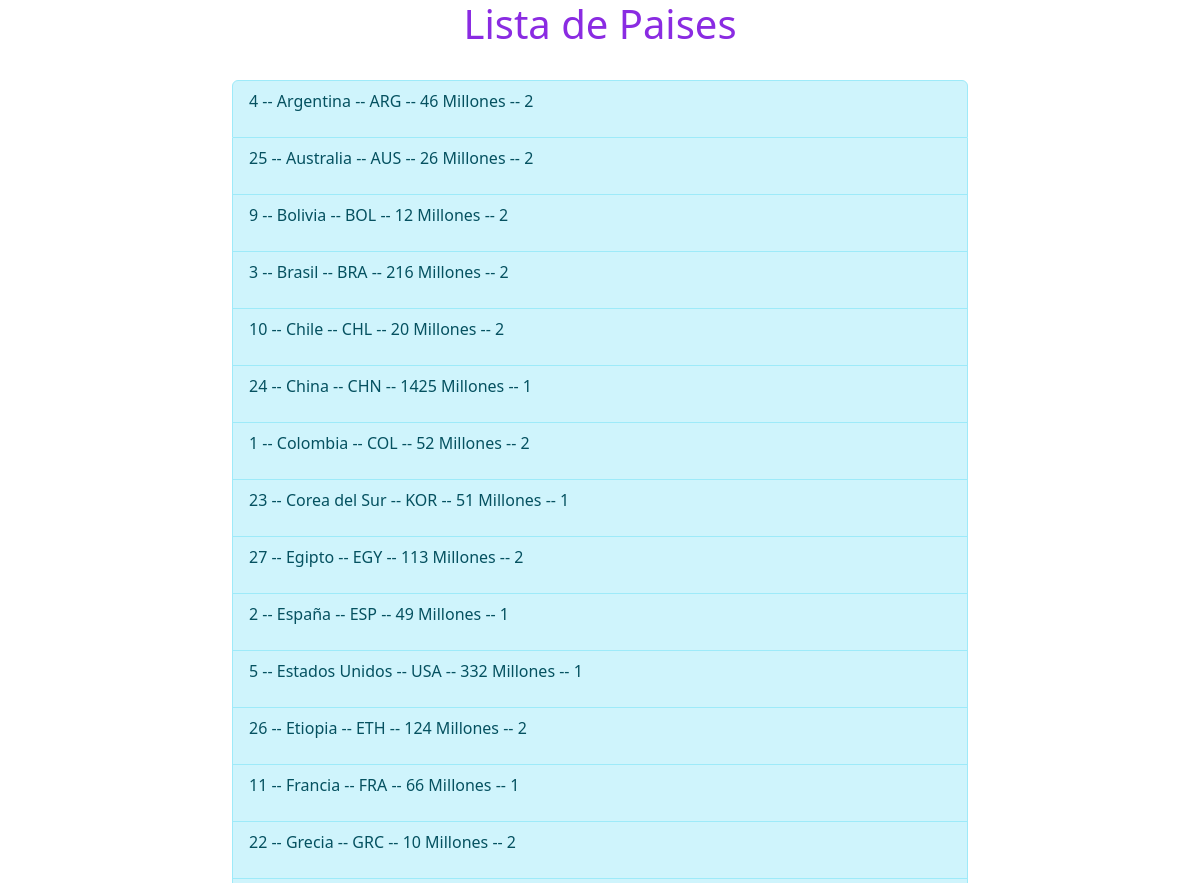
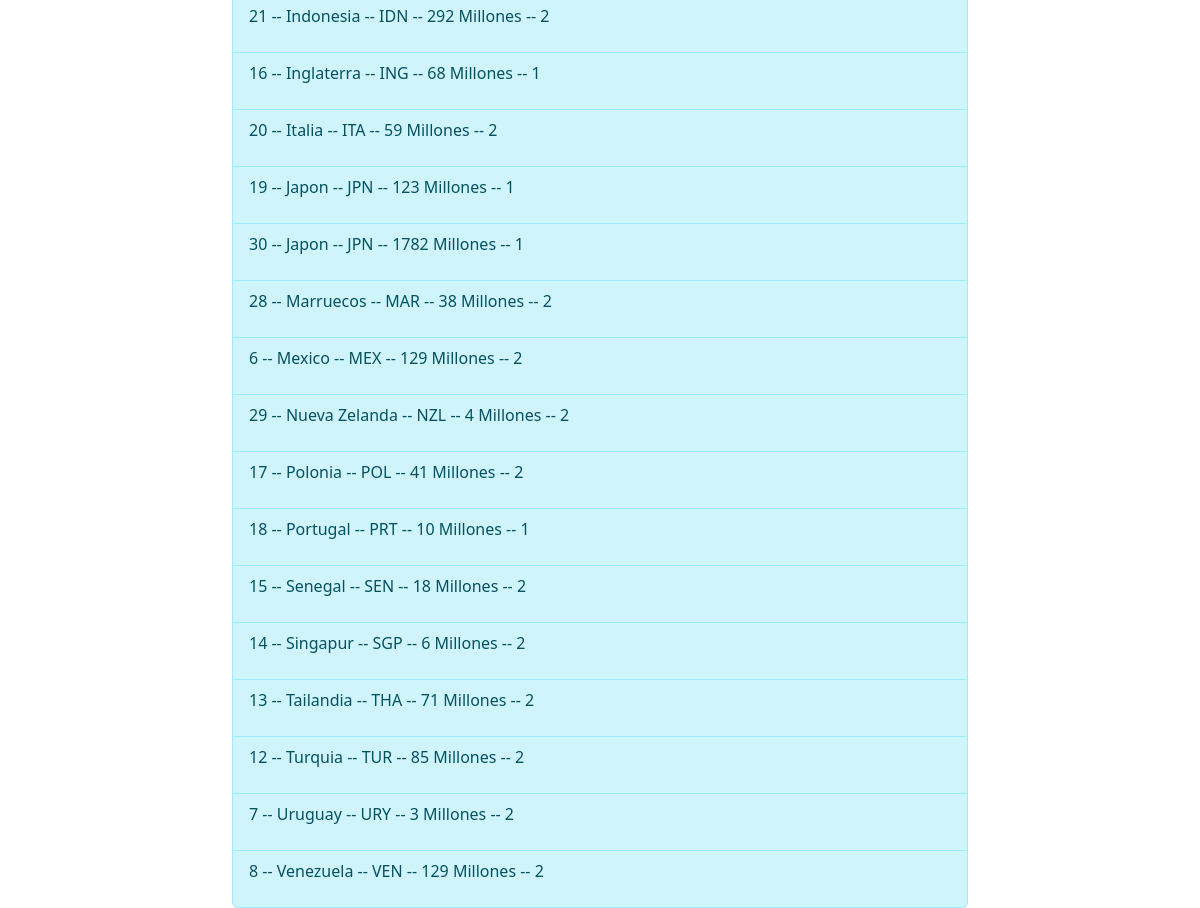
The app's page /Pais/ with its own data (2 pictures, top to bottom).
### Aplicaciones/Pais/models.py (models this page shows)
class Pais (models.Model):
    Tipo_Choices = (
        ('1', 'Desarrollado'),
        ('2', 'Sub-Desarrollado'),
    )
    Nombre = models.CharField('Nombre del Pais', max_length=60)
    Codigo = models.CharField('Codigo del Pais', max_length=3)
    Poblacion = models.IntegerField('N° Poblacion del Pais', default=1)
    Tipo = models.CharField('Tipo de Pais', max_length=1, choices=Tipo_Choices)
    Continente = models.ManyToManyField(Continente)
    class Meta:
        verbose_name = 'Pais'
        verbose_name_plural = 'Paises'
        ordering = ['Nombre']
    def __str__(self) -> str:
        return str(self.id)+' -- '+self.Nombre+' -- '+self.Codigo+' -- '+str(self.Poblacion)+' Millones -- '+self.Tipo

### Aplicaciones/Pais/views.py (the view)
# urls.py: path('Pais/', views.ListarPais.as_view()),
class ListarPais(ListView):
    template_name = 'Pais/ListarPais.html'
    model = Pais
    context_object_name = 'Paises'

### templates/Pais/ListarPais.html (shortened to what this page needs)
<!DOCTYPE html>
<html lang="es">
<head>
    <link href="https://cdn.jsdelivr.net/npm/bootstrap@5.3.2/dist/css/bootstrap.min.css" rel="stylesheet"
>
</head>
<body>
    <div class="container">
        <div class="row d-flex justify-content-center mb-4">
            <div class="col-8">
                <h1 class="text-center texttitulo">
                </h1>
            </div>
        </div>
        <div class="row d-flex justify-content-center">
            <div class="col-8">
                <ul class="list-group">
                    {% for Pais in Paises %}
                    <li class="list-group-item list-group-item-action list-group-item-info ">
                        <p>{{Pais}}</p>
                    </li>
                    {% endfor %}
                </ul>
            </div>
        </div>
    </div>
</body>
</html>

### templates/Pais/ListarPais.html (style rules this page uses)
.texttitulo { color: blueviolet; }

### records on screen
Pais: id+Nombre+Codigo "4 -- Argentina -- ARG -- 46 Millones -- 2"
Pais: id+Nombre+Codigo "25 -- Australia -- AUS -- 26 Millones -- 2"
Pais: id+Nombre+Codigo "9 -- Bolivia -- BOL -- 12 Millones -- 2"
Pais: id+Nombre+Codigo "3 -- Brasil -- BRA -- 216 Millones -- 2"
Pais: id+Nombre+Codigo "10 -- Chile -- CHL -- 20 Millones -- 2"
Pais: id+Nombre+Codigo "24 -- China -- CHN -- 1425 Millones -- 1"
Pais: id+Nombre+Codigo "1 -- Colombia -- COL -- 52 Millones -- 2"
Pais: id+Nombre+Codigo "23 -- Corea del Sur -- KOR -- 51 Millones -- 1"
Pais: id+Nombre+Codigo "27 -- Egipto -- EGY -- 113 Millones -- 2"
Pais: id+Nombre+Codigo "2 -- España -- ESP -- 49 Millones -- 1"
Pais: id+Nombre+Codigo "5 -- Estados Unidos -- USA -- 332 Millones -- 1"
Pais: id+Nombre+Codigo "26 -- Etiopia -- ETH -- 124 Millones -- 2"
Pais: id+Nombre+Codigo "11 -- Francia -- FRA -- 66 Millones -- 1"
Pais: id+Nombre+Codigo "22 -- Grecia -- GRC -- 10 Millones -- 2"
Pais: id+Nombre+Codigo "21 -- Indonesia -- IDN -- 292 Millones -- 2"
Pais: id+Nombre+Codigo "16 -- Inglaterra -- ING -- 68 Millones -- 1"
Pais: id+Nombre+Codigo "20 -- Italia -- ITA -- 59 Millones -- 2"
Pais: id+Nombre+Codigo "19 -- Japon -- JPN -- 123 Millones -- 1"
Pais: id+Nombre+Codigo "30 -- Japon -- JPN -- 1782 Millones -- 1"
Pais: id+Nombre+Codigo "28 -- Marruecos -- MAR -- 38 Millones -- 2"
Pais: id+Nombre+Codigo "6 -- Mexico -- MEX -- 129 Millones -- 2"
Pais: id+Nombre+Codigo "29 -- Nueva Zelanda -- NZL -- 4 Millones -- 2"
Pais: id+Nombre+Codigo "17 -- Polonia -- POL -- 41 Millones -- 2"
Pais: id+Nombre+Codigo "18 -- Portugal -- PRT -- 10 Millones -- 1"
Pais: id+Nombre+Codigo "15 -- Senegal -- SEN -- 18 Millones -- 2"
Pais: id+Nombre+Codigo "14 -- Singapur -- SGP -- 6 Millones -- 2"
Pais: id+Nombre+Codigo "13 -- Tailandia -- THA -- 71 Millones -- 2"
Pais: id+Nombre+Codigo "12 -- Turquia -- TUR -- 85 Millones -- 2"
Pais: id+Nombre+Codigo "7 -- Uruguay -- URY -- 3 Millones -- 2"
Pais: id+Nombre+Codigo "8 -- Venezuela -- VEN -- 129 Millones -- 2"
